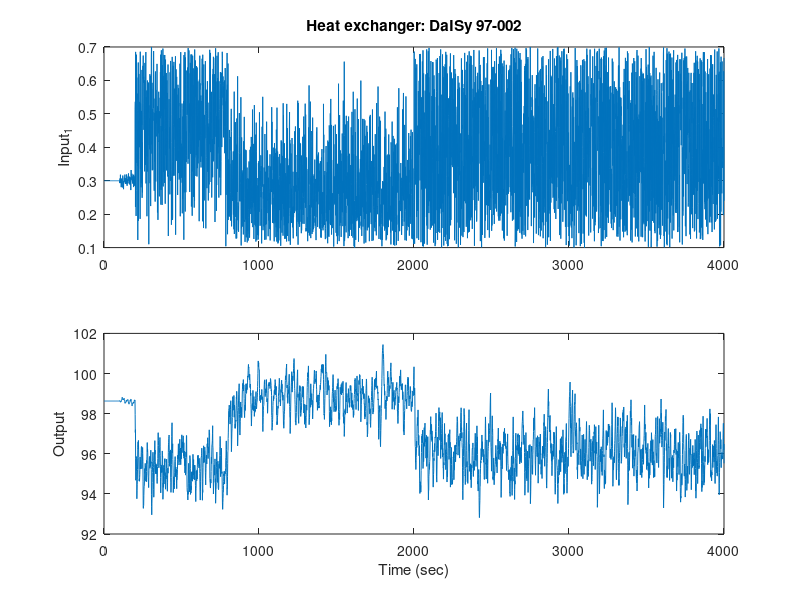

Write MATLAB code to recreate this figure. (Note: this script raises an error after producing the figure.)
%% Liquid heat exchanger

close all
clear variables
clc 


%% Methods to run

% State-space models:
run_lrse_u2     = 1; % Lagrangian relaxation of linearized simulation error (LRSE)
run_lree_u2     = 1; % Lagrangian relaxation of equation error (LREE)
run_stblee_u2   = 1; % Implicit equation error (with stability) (iEE-s)
run_ee_u2       = 1; % Implicit equation error (without stability) (iEE)

% Alternative methods (can be ignored):
run_lrse        = 0;
run_lree        = 0;
run_lree_ae     = 0;
run_stblee      = 0;
run_lree_ct1    = 0;
run_rie         = 0;
run_lrse_ae     = 0;

% Select state-space model structures, i.e., degree of polynomials in
% (e,f,g)
% 1. (1,1,1)
% 2. (3,1,1)
% 3. (3,3,1)
narx_structure = 0;
lr_model_sel = [1,2,3];


% NARX models:
narx_orders = [3 2 0]; % model orders

% Select model structures:
% 1. lienar
% 2. quadratic
% 3. cubic
poly_model_sel = [1,2,3]; 

% Prediction
run_poly_p1 = 1;
run_poly_p2 = 1;
run_poly_p3 = 1;

% Simulation
run_poly_s1 = 1;
run_poly_s2 = 1;
run_poly_s3 = 1;


% Alternative models (can be ignored):
run_wav_p = 0;
run_sig_p = 0;

% Prediction *
run_sig_ps = 0;
run_wav_ps = 0;

% Simulation
run_sig_s = 0;
run_wav_s = 0;

% Simulation *
run_sig_ss = 0;
run_wav_ss = 0;

run_poly_1 = 0;
run_poly_p = 0;


%% load problem data

% See, ftp://ftp.esat.kuleuven.be/pub/SISTA/data/process_industry/exchanger.txt
% for description and data.

load('heatExchanger_97_002.mat')

%% plot data

figure
subplot(2,1,1)
plot(1:length(data.u),data.u(1,:))
ylabel('Input_1')
title('Heat exchanger: DaISy 97-002')
subplot(2,1,2)
plot(1:length(data.y),data.y(1,:))
ylabel('Output')
xlabel('Time (sec)')

%% basic preprocessing

% Normalize the data
ops.u = 1; % normalize inputs
ops.y = 1; % normalize outputs

res_data = normalizeData(data,ops);
pdata = res_data.data;
nv = res_data.normvals;

%% Data for fitting

Tfit = 1000; % number of samples for training
Tstart = 550; % ignore initial datapoints

ud = pdata.u(:,Tstart:Tstart+Tfit-1);
yd = pdata.y(:,Tstart:Tstart+Tfit-1);

[nu,~] = size(ud);
[ny,~] = size(yd);
nx = 3;

dt = 1; % Sampling time
narx_dataset_fit = iddata(yd',ud',dt);

% Generate states - lags/narx
u_raw = ud;
y_raw = yd;

isf = diag(max(abs(u_raw),[],2));      % Input
% ssf = diag(max(abs(xn),[],2));      % State
osf = diag(max(abs(y_raw),[],2));      % Output

% Stack outputs for states
y_sc = y_raw;
xd = stackInputs(y_sc,nx);
yd = y_sc;

% figure
% subplot(2,1,1)
% plot(1:Tfit,ud(1,:))
% ylabel('Input_1')
% title('Training data')
% 
% subplot(2,1,2)
% plot(1:Tfit,yd(1,:))
% ylabel('Output')
% xlabel('Time (sec)')


%% Load state-space models

daisy_heatExchanger_models_nx3

%% Create data-objects for state-space identification

nlid_data.x = xd;
nlid_data.u = ud;
nlid_data.y = yd; 

ud2 = [ud;ud(2:end),0];

nlid_data_u2.x = xd;
nlid_data_u2.u = ud2;
nlid_data_u2.y = yd; 

%% Run state-space: TRAINING

daisy_heatExchanger_run_our_methods

%% Run narx methods: TRAINING

daisy_heatExchanger_run_narx


%% Validation data

Tval = 2000; % number of data points for validation
uv = pdata.u(:,Tstart+Tfit+1:Tstart+Tfit+Tval);
yv = pdata.y(:,Tstart+Tfit+1:Tstart+Tfit+Tval);

uv2 = [uv;uv(2:end),0];

narx_dataset_val = iddata(yv',uv',dt);

figure
subplot(2,1,1)
plot(1:Tval,uv(1,:))
ylabel('Input_1')
title('Validation data')

subplot(2,1,2)
plot(1:Tval,yv(1,:))
ylabel('Output')
xlabel('Time (sec)')

%% run state-space methods: VALIDATION

daisy_heatExchanger_val_ours

%% run narx methods: VALIDATION

daisy_heatExchanger_val_narx

%% print results

fprintf('\nTraining error:\n')
fprintf('------------------\n')

if run_lree

fprintf('\nLREE:\n')
    
for lrm_i = lr_model_sel 

    res_tmp = res_lree{lrm_i};
    fprintf('\tM%d, error: %.5e\n',lrm_i,res_tmp.se)

end
end

if run_lree_u2

fprintf('\nLREE (U2):\n')
    
for lrm_i = lr_model_sel 

    res_tmp = res_lree_u2{lrm_i};
    fprintf('\tM%d, error: %.5e\n',lrm_i,res_tmp.se)

end
end

if run_lree_ae

fprintf('\nLREE (AE):\n')
    
for lrm_i = lr_model_sel 

    res_tmp = res_lree_ae{lrm_i};
    if ~isempty(res_tmp)
        fprintf('\tM%d, error: %.5e\n',lrm_i,res_tmp.se)
    end
end
end

if run_lrse

fprintf('\nLRSE:\n')
    
for lrm_i = lr_model_sel 

    res_tmp = res_lrse{lrm_i};
    fprintf('\tM%d, error: %.5e\n',lrm_i,res_tmp.se)

end
end

if run_lrse_u2

fprintf('\nLRSE (U2):\n')
    
for lrm_i = lr_model_sel 

    res_tmp = res_lrse_u2{lrm_i};
    fprintf('\tM%d, error: %.5e\n',lrm_i,res_tmp.se)

end
end

if run_stblee_u2

fprintf('\nSTBLEE (U2):\n')
    
for lrm_i = lr_model_sel 

    res_tmp = res_stblee_u2{lrm_i};
    fprintf('\tM%d, error: %.5e\n',lrm_i,res_tmp.se)

end
end

if run_ee_u2

fprintf('\nEE (U2):\n')
    
for lrm_i = lr_model_sel 

    res_tmp = res_ee_u2{lrm_i};
    fprintf('\tM%d, error: %.5e\n',lrm_i,res_tmp.se)

end
end

if run_poly_p2

fprintf('\nPoly (pred):\n')
    
for lrm_i = poly_model_sel

    res_tmp = res_narx_poly_p{lrm_i};
    fprintf('\tM%d, error: %.5e\n',lrm_i,res_tmp.se)

end
end


if run_poly_s2

fprintf('\nPoly (sim):\n')
    
for lrm_i = poly_model_sel

    res_tmp = res_narx_poly_s{lrm_i};
    fprintf('\tM%d, error: %.5e\n',lrm_i,res_tmp.se)

end
end



%% print results

fprintf('\nValidation error:\n')
fprintf('------------------\n')

if run_lree

fprintf('\nLREE:\n')
    
for lrm_i = lr_model_sel 

    res_tmp = res_lree{lrm_i};
    fprintf('\tM%d, error: %.5e\n',lrm_i,res_tmp.ve)

end
end

if run_lree_u2

fprintf('\nLREE (U2):\n')
    
for lrm_i = lr_model_sel 

    res_tmp = res_lree_u2{lrm_i};
    fprintf('\tM%d, error: %.5e\n',lrm_i,res_tmp.ve)

end
end

if run_lree_ae

fprintf('\nLREE (AE):\n')
    
for lrm_i = lr_model_sel 

    res_tmp = res_lree_ae{lrm_i};
    if ~isempty(res_tmp)
        fprintf('\tM%d, error: %.5e\n',lrm_i,res_tmp.ve)
    end

end
end

if run_lrse

fprintf('\nLRSE:\n')
    
for lrm_i = lr_model_sel 

    res_tmp = res_lrse{lrm_i};
    fprintf('\tM%d, error: %.5e\n',lrm_i,res_tmp.ve)

end
end

if run_lrse_u2

fprintf('\nLRSE (U2):\n')
    
for lrm_i = lr_model_sel 

    res_tmp = res_lrse_u2{lrm_i};
    fprintf('\tM%d, error: %.5e\n',lrm_i,res_tmp.ve)

end
end

if run_stblee_u2

fprintf('\nSTBLEE (U2):\n')
    
for lrm_i = lr_model_sel 

    res_tmp = res_stblee_u2{lrm_i};
    fprintf('\tM%d, error: %.5e\n',lrm_i,res_tmp.ve)

end
end


if run_ee_u2

fprintf('\nEE (U2):\n')
    
for lrm_i = lr_model_sel 

    res_tmp = res_ee_u2{lrm_i};
    fprintf('\tM%d, error: %.5e\n',lrm_i,res_tmp.ve)

end
end



if run_poly_p2

fprintf('\nPoly (pred):\n')
    
for lrm_i = poly_model_sel

    res_tmp = res_narx_poly_p{lrm_i};
    fprintf('\tM%d, error: %.5e\n',lrm_i,res_tmp.ve)

end
end


if run_poly_s2

fprintf('\nPoly (sim):\n')
    
for lrm_i = poly_model_sel 

    res_tmp = res_narx_poly_s{lrm_i};
    fprintf('\tM%d, error: %.5e\n',lrm_i,res_tmp.ve)

end
end



%% print results

fprintf('\nComp times:\n')
fprintf('------------------\n')

if run_lree

fprintf('\nLREE:\n')
    
for lrm_i = lr_model_sel 

    res_tmp = res_lree{lrm_i};
    fprintf('\tM%d, time: %.5e\n',lrm_i,res_tmp.solvertime)

end
end

if run_lree_u2

fprintf('\nLREE (U2):\n')
    
for lrm_i = lr_model_sel 

    res_tmp = res_lree_u2{lrm_i};
    fprintf('\tM%d, time: %.5e\n',lrm_i,res_tmp.solvertime)

end
end

if run_lree_ae

fprintf('\nLREE (AE):\n')
    
for lrm_i = lr_model_sel 

    res_tmp = res_lree_ae{lrm_i};
    if ~isempty(res_tmp)
        fprintf('\tM%d, time: %.5e\n',lrm_i,res_tmp.solvertime)
    end
end
end

if run_lrse

fprintf('\nLRSE:\n')
    
for lrm_i = lr_model_sel 

    res_tmp = res_lrse{lrm_i};
    fprintf('\tM%d, time: %.5e\n',lrm_i,res_tmp.solvertime)

end
end

if run_lrse_u2

fprintf('\nLRSE (U2):\n')
    
for lrm_i = lr_model_sel 

    res_tmp = res_lrse_u2{lrm_i};
    fprintf('\tM%d, time: %.5e\n',lrm_i,res_tmp.solvertime)

end
end

if run_stblee_u2

fprintf('\nSTBLEE (U2):\n')
    
for lrm_i = lr_model_sel 

    res_tmp = res_stblee_u2{lrm_i};
    fprintf('\tM%d, time: %.5e\n',lrm_i,res_tmp.solvertime)

end
end



if run_ee_u2

fprintf('\nEE (U2):\n')
    
for lrm_i = lr_model_sel 

    res_tmp = res_ee_u2{lrm_i};
    fprintf('\tM%d, time: %.5e\n',lrm_i,res_tmp.solvertime)

end
end


if run_poly_p2

fprintf('\nPoly (pred):\n')
    
for lrm_i = poly_model_sel 

    res_tmp = res_narx_poly_p{lrm_i};
    fprintf('\tM%d, time: %.5e\n',lrm_i,res_tmp.time)

end
end


if run_poly_s2

fprintf('\nPoly (sim):\n')
    
for lrm_i = poly_model_sel 

    res_tmp = res_narx_poly_s{lrm_i};
    fprintf('\tM%d, time: %.5e\n',lrm_i,res_tmp.time)

end
end


%% figure

fs = 12;

tdom = [1040 1140];

figure
subplot(2,1,1)
plot(1:Tval,uv,'color','k','linewidth',1)
ylabel('Input','interpreter','latex')
set(gca,'TickLabelInterpreter','latex')
set(gca,'XTickLabel',[])
set(gca,'fontsize',fs)
axis([tdom -1 1.1])

p = get(gca,'position');
p(1) = 1*p(1);
p(2) = 1*p(2);
p(3) = 1*p(3);
p(4) = 0.2*p(4);
set(gca,'position',p);


subplot(2,1,2)
plot(1:Tval,yv,'color',[0.5,0.5,0.5,0.3],'linewidth',5)
hold on
plot(1:Tval,res_lree_u2{3}.yv,'color','b','linewidth',1.2)
% plot(1:Tval,res_lrse_u2{3}.yv,'--r','linewidth',1.2)
plot(1:Tval,res_narx_poly_s{2}.yv,'--r','linewidth',1.2)
plot(1:Tval,res_narx_poly_s{3}.yv,'-.','color',[0,0.7,0.3],'linewidth',1.2)
axis([tdom -0.9 0.25])
% legend({'Data','LREE (3,3,1)','LRSE (3,3,1)','narx-s (cubic)'},'interpreter','latex','location','southeast')
legend({'Data','LREE (3,3,1)','narx-s (quadratic)','narx-s (cubic)'},'interpreter','latex','location','southeast')
set(gca,'fontsize',fs)
xlabel('Time','interpreter','latex')
ylabel('Output','interpreter','latex')
set(gca,'TickLabelInterpreter','latex')
legend boxoff

p = get(gca,'position');
p(1) = 1*p(1);
p(2) = 2.7*p(2);
p(3) = 1*p(3);
p(4) = 0.8*p(4);
set(gca,'position',p);






%% generate synthetic inputs

% valiadtion data
% uvs = uv(1,500:end);
% 
% figure
% plot(1:length(uvs),uvs)
% ylabel('Input_1')
% title('Validation data')

% check autocorrelation
% figure
% [acf, lags] = xcorr(uvs - mean(uvs), 100, 'coeff');
% stem(lags(101:200), acf(101:200), 'Color', [117 112 179] / 256, 'LineWidth', 2);
% xlabel('lag'); 
% ylabel('ACF');

numtrials = 10;

Tv = 2e3;

ydum = zeros(1,Tv);
ydum(end) = 1;

umags = [2.2];

vesa_p = zeros(length(umags),numtrials);
vesa_s = zeros(length(umags),numtrials);


for j = 1:length(umags)

    umag = umags(j);

    fprintf('\n|U| = %.2f\n',umag)

for i = 1:numtrials

    uva = -1 + 2*rand(1,Tv);
    uva = uva*umag/(max(abs(uva)));

    narx_dataset_tmp = iddata(ydum',uva',dt);

 
% -------------------------------------------------------------------------   
    res_tmp = res_narx_poly_p{2};
    
    nlarx_poly = res_tmp.nlarx;

    figure(101)
    nlarx_poly_val = compare(narx_dataset_tmp,nlarx_poly);
    close(101)

    yv_narx_poly = get(nlarx_poly_val,'outputData')';

    ve_narx_poly = nse(ydum(:,:),yv_narx_poly(1,:));
    fprintf('\tValidation error (p): %.5e\n',ve_narx_poly)  
    
    vesa_p(j,i) = ve_narx_poly;
    
    if i == 1
        figure
        plot(1:Tv,ydum)
        hold on
        plot(1:Tv,yv_narx_poly,'r--')
        ax=gca;
        set(ax,'YLim',[-2,2])
        title(['narx (p) Validation error: ' num2str(ve_narx_poly) ', |u| = ' num2str(umag)])
        pause(0.1)
    end


% -------------------------------------------------------------------------   
    res_tmp = res_narx_poly_s{2};
    
    nlarx_poly = res_tmp.nlarx;

    figure(101)
    nlarx_poly_val = compare(narx_dataset_tmp,nlarx_poly);
    close(101)

    yv_narx_poly = get(nlarx_poly_val,'outputData')';

    ve_narx_poly = nse(ydum(:,:),yv_narx_poly(1,:));
    fprintf('\tValidation error (s): %.5e\n',ve_narx_poly)  
    
    vesa_s(j,i) = ve_narx_poly;
    
    if i == 1
        figure
        plot(1:Tv,ydum)
        hold on
        plot(1:Tv,yv_narx_poly,'r--')
        ax=gca;
        set(ax,'YLim',[-2,2])
        title(['narx (s) Validation error: ' num2str(ve_narx_poly) ', |u| = ' num2str(umag)])
        pause(0.1)    
    end

    
end

end

%%

fprintf('Number of divergent models:\n')

fprintf('\t narx (quadratic) - prediction focus:\n')
sum(isnan(vesa_p),2)

fprintf('\t narx (quadratic) - simulation focus:\n')
sum(isnan(vesa_s),2)





































